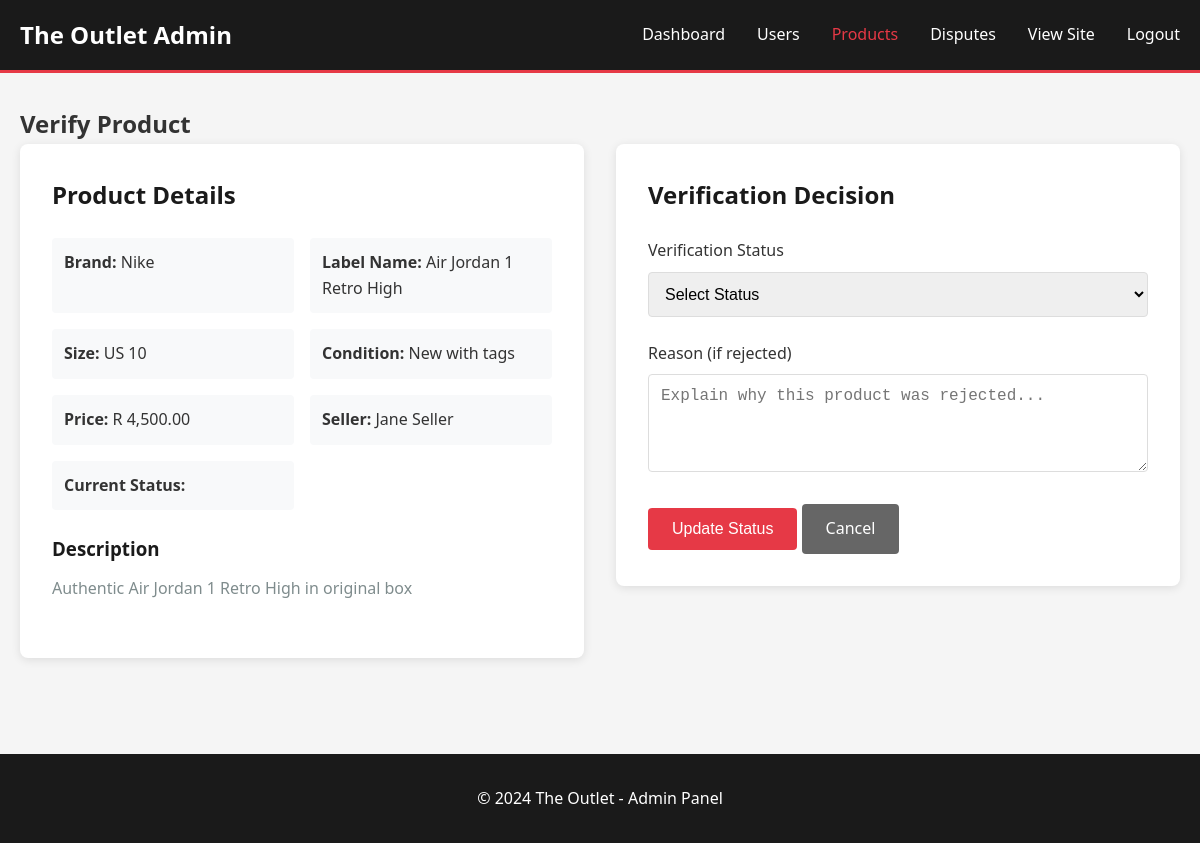
Page /admin/verify_product.php?id=1 (signed in) on the committed database.
### tables this page shows
CREATE TABLE products (
    product_id INT AUTO_INCREMENT PRIMARY KEY,
    seller_id INT NOT NULL,
    brand VARCHAR(50) NOT NULL,
    label_name VARCHAR(100) NOT NULL,
    size VARCHAR(20) NOT NULL,
    `condition` ENUM('new_with_tags', 'like_new', 'very_good', 'good') NOT NULL,
    price DECIMAL(10, 2) NOT NULL,
    image VARCHAR(255),
    auth_document VARCHAR(255),
    auth_status ENUM('pending', 'verified', 'rejected') DEFAULT 'pending',
    description TEXT,
    created_at TIMESTAMP DEFAULT CURRENT_TIMESTAMP,
    updated_at TIMESTAMP DEFAULT CURRENT_TIMESTAMP ON UPDATE CURRENT_TIMESTAMP,
    FOREIGN KEY (seller_id) REFERENCES users(user_id) ON DELETE CASCADE
);

CREATE TABLE users (
    user_id INT AUTO_INCREMENT PRIMARY KEY,
    name VARCHAR(100) NOT NULL,
    email VARCHAR(100) UNIQUE NOT NULL,
    password VARCHAR(255) NOT NULL,
    role ENUM('buyer', 'seller', 'moderator', 'admin') DEFAULT 'buyer',
    status ENUM('active', 'suspended') DEFAULT 'active',
    created_at TIMESTAMP DEFAULT CURRENT_TIMESTAMP,
    updated_at TIMESTAMP DEFAULT CURRENT_TIMESTAMP ON UPDATE CURRENT_TIMESTAMP
);

### config.php (called while the page is built, shortened)
<?php
function format_price($price) {
    return 'R ' . number_format($price, 2);
}
?>

### admin/verify_product.php (the view, shortened to what this page needs)
<?php
include '../config.php';
$product_id = isset($_GET['id']) ? intval($_GET['id']) : 0;
$query = "SELECT p.*, u.name as seller_name, u.email as seller_email
          FROM products p
          JOIN users u ON p.seller_id = u.user_id
          WHERE p.product_id = $product_id";
$result = $conn->query($query);
$product = $result->fetch_assoc();
$success = '';
?>
<!DOCTYPE html>
<html lang="en">
<head>
    <link rel="stylesheet" href="../css/style.css">
    <link rel="stylesheet" href="../css/admin.css">
</head>
<body>
    <nav class="admin-navbar">
        <div class="container">
            <div class="nav-brand">
                <a href="index.php">The Outlet Admin</a>
            </div>
            <ul class="nav-menu">
                <li><a href="index.php">Dashboard</a></li>
                <li><a href="manage_users.php">Users</a></li>
                <li><a href="manage_products.php" class="active">Products</a></li>
                <li><a href="disputes.php">Disputes</a></li>
                <li><a href="../index.php">View Site</a></li>
                <li><a href="../logout.php">Logout</a></li>
            </ul>
        </div>
    </nav>
    <section class="admin-section">
        <div class="container">
            <h1>Verify Product</h1>
            <?php if ($success): ?>
                <div class="alert alert-success"><?php echo $success; ?></div>
                <p><a href="manage_products.php">Return to products list</a></p>
            <?php else: ?>
            <div class="product-verification">
                <div class="product-details">
                    <h2>Product Details</h2>
                    <div class="product-info-grid">
                        <div class="info-item">
                            <strong>Brand:</strong> <?php echo htmlspecialchars($product['brand']); ?>
                        </div>
                        <div class="info-item">
                            <strong>Label Name:</strong> <?php echo htmlspecialchars($product['label_name']); ?>
                        </div>
                        <div class="info-item">
                            <strong>Size:</strong> <?php echo htmlspecialchars($product['size']); ?>
                        </div>
                        <div class="info-item">
                            <strong>Condition:</strong> <?php echo ucfirst(str_replace('_', ' ', $product['condition'])); ?>
                        </div>
                        <div class="info-item">
                            <strong>Price:</strong> <?php echo format_price($product['price']); ?>
                        </div>
                        <div class="info-item">
                            <strong>Seller:</strong> <?php echo htmlspecialchars($product['seller_name']); ?>
                        </div>
                        <div class="info-item">
                            <strong>Current Status:</strong> <span class="auth-badge <?php echo $product['auth_status']; ?>"><?php echo ucfirst($product['auth_status']); ?></span>
                        </div>
                    </div>
                    <?php if ($product['description']): ?>
                        <div class="product-description">
                            <h3>Description</h3>
                            <p><?php echo nl2br(htmlspecialchars($product['description'])); ?></p>
                        </div>
                    <?php endif; ?>
                </div>
                <div class="verification-form">
                    <h2>Verification Decision</h2>
                    <form method="POST" action="verify_product.php?id=<?php echo $product_id; ?>">
                        <div class="form-group">
                            <label for="auth_status">Verification Status</label>
                            <select id="auth_status" name="auth_status" required>
                                <option value="">Select Status</option>
                            </select>
                        </div>
                        <div class="form-group">
                            <label for="rejection_reason">Reason (if rejected)</label>
                            <textarea id="rejection_reason" name="rejection_reason" rows="4" placeholder="Explain why this product was rejected..."></textarea>
                        </div>
                        <button type="submit" class="btn btn-primary">Update Status</button>
                        <a href="manage_products.php" class="btn btn-secondary">Cancel</a>
                    </form>
                </div>
            </div>
            <?php endif; ?>
        </div>
    </section>
    <footer class="footer">
        <div class="container">
            <p>&copy; 2024 The Outlet - Admin Panel</p>
        </div>
    </footer>
</body>
</html>

### css/style.css (style rules this page uses)
* { margin: 0; padding: 0; box-sizing: border-box; }
body { font-family: 'Segoe UI', Tahoma, Geneva, Verdana, sans-serif; line-height: 1.6; color: #333; background-color: #f5f5f5; overflow-x: hidden; }
.container { max-width: 1200px; margin: 0 auto; padding: 0 20px; }
.nav-brand a { color: #fff; text-decoration: none; font-size: 1.5rem; font-weight: bold; }
.nav-menu { display: flex; list-style: none; gap: 2rem; }
.nav-menu a { color: #fff; text-decoration: none; transition: color 0.3s; }
.nav-menu a:hover, .nav-menu a.active { color: #e63946; }
.auth-badge { position: absolute; top: 10px; right: 10px; padding: 0.25rem 0.75rem; border-radius: 20px; font-size: 0.75rem; font-weight: bold; color: #fff; }
.auth-badge.verified { background-color: #e63946; }
.btn { display: inline-block; padding: 0.75rem 1.5rem; border: none; border-radius: 4px; font-size: 1rem; font-weight: 500; text-decoration: none; cursor: pointer; transition: background-color 0.3s; text-align: center; }
.btn-primary { background-color: #e63946; color: #fff; }
.btn-secondary { background-color: #666; color: #fff; }
.form-group { margin-bottom: 1.5rem; }
.form-group label { display: block; margin-bottom: 0.5rem; font-weight: 500; color: #333; }
.form-group input, .form-group select, .form-group textarea { width: 100%; padding: 0.75rem; border: 1px solid #ddd; border-radius: 4px; font-size: 1rem; }
.form-group textarea { resize: vertical; }
.product-description { margin: 2rem 0; }
.product-description h3 { margin-bottom: 1rem; color: #1a1a1a; }
.product-details h3 { margin-bottom: 0.5rem; color: #1a1a1a; }
.product-details p { margin-bottom: 0.25rem; color: #666; }
.footer { background-color: #1a1a1a; color: #fff; padding: 2rem 0; text-align: center; margin-top: 4rem; }

### css/admin.css (style rules this page uses)
.admin-navbar { background-color: #1a1a1a; color: #fff; padding: 1rem 0; position: sticky; top: 0; z-index: 1000; border-bottom: 3px solid #e63946; }
.admin-navbar .container { display: flex; justify-content: space-between; align-items: center; }
.admin-navbar .nav-brand a { color: #fff; text-decoration: none; font-size: 1.5rem; font-weight: bold; }
.admin-navbar .nav-menu a:hover, .admin-navbar .nav-menu a.active { color: #e63946; }
.admin-section { padding: 2rem 0; }
.product-verification { display: grid; grid-template-columns: 1fr 1fr; gap: 2rem; }
.product-details { background: #fff; padding: 2rem; border-radius: 8px; box-shadow: 0 2px 10px rgba(0,0,0,0.1); }
.product-details h2 { margin-bottom: 1.5rem; color: #1a1a1a; }
.product-info-grid { display: grid; grid-template-columns: repeat(2, 1fr); gap: 1rem; margin-bottom: 1.5rem; }
.info-item { padding: 0.75rem; background: #f8f9fa; border-radius: 4px; }
.product-description { margin: 1.5rem 0; }
.product-description h3 { margin-bottom: 0.75rem; color: #1a1a1a; }
.product-description p { color: #7f8c8d; line-height: 1.6; }
.verification-form { background: #fff; padding: 2rem; border-radius: 8px; box-shadow: 0 2px 10px rgba(0,0,0,0.1); height: fit-content; }
.verification-form h2 { margin-bottom: 1.5rem; color: #1a1a1a; }

### rows in the picture
products: brand "Nike", label_name "Air Jordan 1 Retro High", size "US 10", condition "New with tags", price "R 4,500.00", seller.name "Jane Seller", description "Authentic Air Jordan 1 Retro High in original box"
